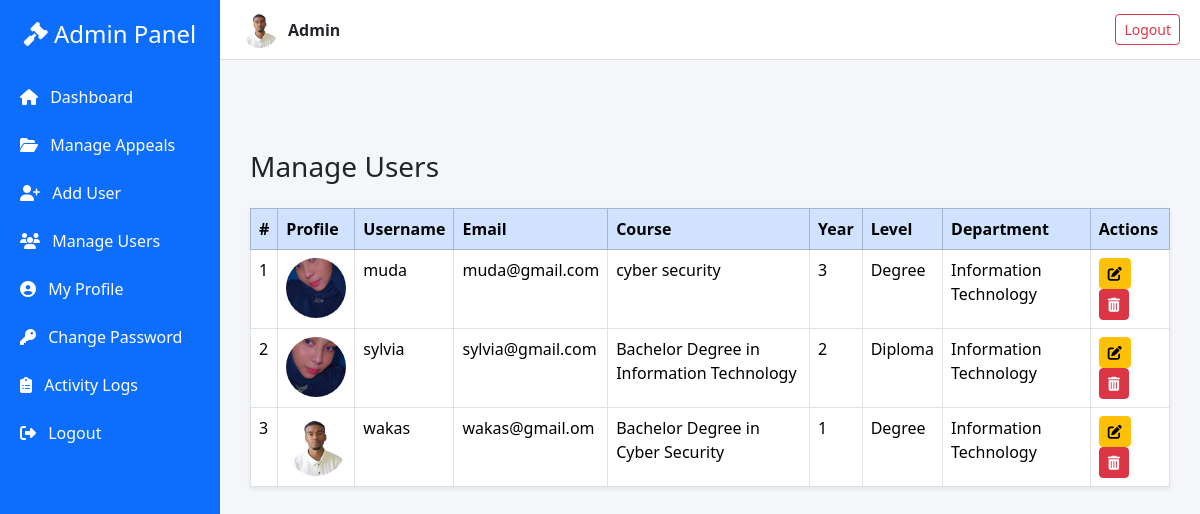
The page /admin/manage_users.php (signed in) on the database as committed earlier.
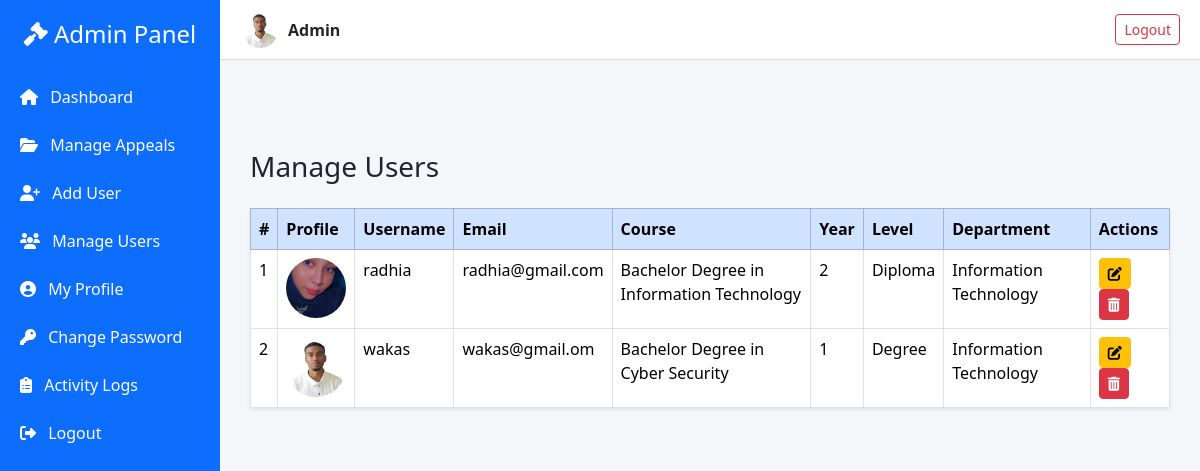
The same page on the database as committed later.
### tables this page shows
CREATE TABLE `users` (
  `id` int(11) NOT NULL,
  `username` varchar(100) NOT NULL,
  `email` varchar(100) NOT NULL,
  `address` varchar(255) NOT NULL,
  `phone` varchar(20) NOT NULL,
  `gender` enum('Male','Female') NOT NULL,
  `password` varchar(255) NOT NULL,
  `role` enum('admin','user') NOT NULL DEFAULT 'user',
  `created_at` timestamp NOT NULL DEFAULT current_timestamp(),
  `profile_image` varchar(255) DEFAULT 'default.png',
  `department` varchar(100) DEFAULT NULL,
  `course` varchar(100) DEFAULT NULL,
  `year` varchar(20) DEFAULT NULL,
  `level` varchar(50) DEFAULT NULL,
  `department_id` int(11) DEFAULT NULL
);

CREATE TABLE `departments` (
  `id` int(11) NOT NULL,
  `name` varchar(100) NOT NULL
);

### admin/manage_users.php (the view, shortened to what this page needs)
<?php
include '../db.php';
$stmt = $conn->prepare("
    SELECT users.*, departments.name AS department_name
    FROM users
    LEFT JOIN departments ON users.department_id = departments.id
    WHERE users.role = 'user'
    ORDER BY users.username ASC
");
$stmt->execute();
$result = $stmt->get_result();
$users = [];
while ($row = $result->fetch_assoc()) {
    $users[] = $row;
}
?>
<!DOCTYPE html>
<html lang="en">
<head>
  <link href="https://cdn.jsdelivr.net/npm/bootstrap@5.3.3/dist/css/bootstrap.min.css" rel="stylesheet">
  <link href="https://cdnjs.cloudflare.com/ajax/libs/font-awesome/6.5.0/css/all.min.css" rel="stylesheet">
</head>
<body>
  <div class="sidebar">
    <h4 class="text-center mb-4"><i class="fas fa-gavel"></i> Admin Panel</h4>
    <a href="dashboard.php"><i class="fas fa-home me-2"></i> Dashboard</a>
    <a href="manage_appeals.php"><i class="fas fa-folder-open me-2"></i> Manage Appeals</a>
    <a href="add_user.php"><i class="fas fa-user-plus me-2"></i> Add User</a>
    <a href="manage_users.php"><i class="fas fa-users me-2"></i> Manage Users</a>
    <a href="profile.php"><i class="fas fa-user-circle me-2"></i> My Profile</a>
    <a href="change_password.php" class="bg-primary"><i class="fas fa-key me-2"></i> Change Password</a>
    <a href="view_logs.php"><i class="fas fa-clipboard-list me-2"></i> Activity Logs</a>
    <a href="../logout.php"><i class="fas fa-sign-out-alt me-2"></i> Logout</a>
  </div>
<div class="topbar">
  <div class="d-flex align-items-center gap-2">
    <img src="../image/<?= htmlspecialchars($_SESSION['user']['profile_image']) ?>" class="avatar">
    <strong><?= htmlspecialchars($_SESSION['user']['username']) ?></strong>
  </div>
  <a href="../logout.php" class="btn btn-outline-danger btn-sm">Logout</a>
</div>
<div class="content">
  <h3 class="mb-4">Manage Users</h3>
  <table class="table table-bordered table-hover bg-white shadow-sm">
    <thead class="table-primary">
      <tr>
        <th>#</th>
        <th>Profile</th>
        <th>Username</th>
        <th>Email</th>
        <th>Course</th>
        <th>Year</th>
        <th>Level</th>
        <th>Department</th>
        <th>Actions</th>
      </tr>
    </thead>
    <tbody>
      <?php foreach ($users as $index => $user): ?>
        <tr>
          <td><?= $index + 1 ?></td>
          <td><img src="../image/<?= htmlspecialchars($user['profile_image']) ?>" class="profile-thumb"></td>
          <td><?= htmlspecialchars($user['username']) ?></td>
          <td><?= htmlspecialchars($user['email']) ?></td>
          <td><?= htmlspecialchars($user['course']) ?></td>
          <td><?= htmlspecialchars($user['year']) ?></td>
          <td><?= htmlspecialchars($user['level']) ?></td>
          <td><?= htmlspecialchars($user['department_name']) ?></td>
          <td>
            <a href="edit_user.php?id=<?= $user['id'] ?>" class="btn btn-sm btn-warning"><i class="fas fa-edit"></i></a>
            <a href="delete_user.php?id=<?= $user['id'] ?>" class="btn btn-sm btn-danger" onclick="return confirm('Are you sure?')"><i class="fas fa-trash-alt"></i></a>
          </td>
        </tr>
      <?php endforeach; ?>
    </tbody>
  </table>
</div>
</body>
</html>

### admin/manage_users.php (style rules this page uses)
body { background-color: #f4f6f9; }
.sidebar { width: 220px; height: 100vh; position: fixed; background: #0d6efd; color: white; padding-top: 20px; }
.sidebar a { color: white; display: block; padding: 12px 20px; text-decoration: none; }
.topbar { height: 60px; background: #ffffff; border-bottom: 1px solid #ddd; padding: 0 20px; margin-left: 220px; display: flex; align-items: center; justify-content: space-between; }
.content { margin-left: 220px; padding: 30px; margin-top: 60px; }
.avatar { border-radius: 50%; width: 40px; height: 40px; object-fit: cover; border: 2px solid #fff; }
.profile-thumb { width: 60px; height: 60px; object-fit: cover; border-radius: 50%; }

Rows that differ between the two databases and show on the page:
removed users: profile_image (picture), username "muda", email "muda@gmail.com", course "cyber security", year "3", level "Degree", department.name "Information Technology"
changed users "Bachelor Degree in Information Technology": username "sylvia" → "radhia"; email "sylvia@gmail.com" → "radhia@gmail.com"
